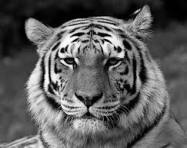
#> input picture assets/tigergrey.jpeg, 187 x 148 px
$ jupyter execute exp10.ipynb
#> lines starting #> are read from the running program, lines starting #| are printed output that depends on the picture
[cell 1]
import cv2
import numpy as np
from google.colab.patches import cv2_imshow

def gamma_correction(img, gamma):
    img_normalized = img / 255.0
    gamma_applied = img_normalized ** gamma
    scaled = gamma_applied * 255
    gamma_img = np.uint8(scaled)

    return gamma_img


gray = cv2.imread('assets/tigergrey.jpeg', 0)
#> gray is the input picture: shape (148, 187); min 0, max 255, mean 92.7
color = cv2.imread('assets/tiger.jpeg')
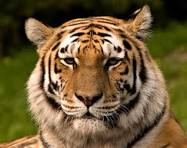
#> input picture assets/tiger.jpeg, 187 x 148 px
#> color is the input picture: shape (148, 187, 3); mean B, G, R 55.5, 90.9, 110.4

gammas = [0.2, 0.5, 1.5, 2, 3]

for g in gammas:
    print(f"Displaying images with gamma = {g} (Gray and Color)")
    cv2_imshow(gamma_correction(gray, g))
    cv2_imshow(gamma_correction(color, g))
#> this loop made 5 passes
#> pass 1, in gamma_correction, `gamma_applied = img_normalized ** gamma`:
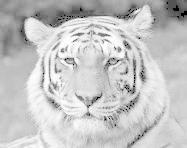
#> gamma_applied: shape (148, 187) float64; min 0, max 1, mean 0.772
